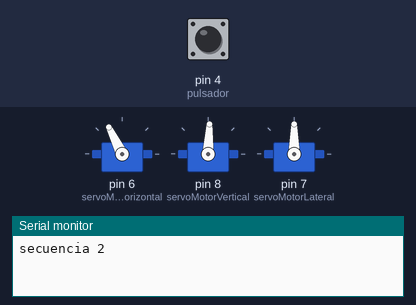
Bench run of a sketch on a simulated Arduino Uno, built with avr-gcc and run on an emulated ATmega328P. Parts: 3 × servo, the last lines printed to the serial monitor. The inputs (shaded band) are chosen by the test bench; at power-on: pin 4 (pulsador) HIGH.

Above: at 1.98 s.
2.3 s: pin 4 (pulsador) pulled LOW for 3.2 s
At 2.6 s:
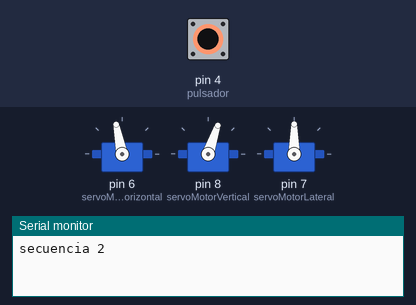
At 10.5 s:
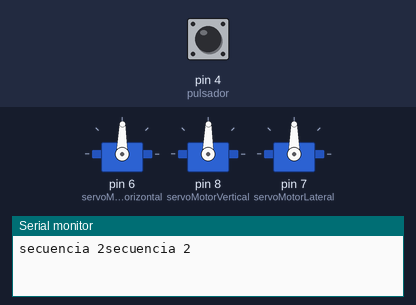
Timing chart, 0 to 12.0 s (numbered marks = the images above; inputs shaded):
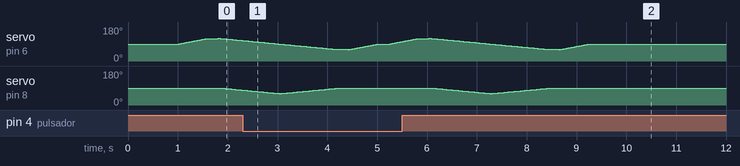

Measured:
- after the input at 2.3 s, servo on pin 6 (servoMotorHorizontal): goes on until 9.2 s, then stays 89°; servo on pin 8 (servoMotorVertical): goes on until 8.4 s, then stays 89°
- by itself, servo on pin 6 (servoMotorHorizontal): rises from 90° to 120° in 0.78 s, then falls to 108° in 0.48 s

The sketch:

soft1.ino
```cpp
#include <Servo.h>


// Declaramos la variable para controlar el servo
Servo servoMotorHorizontal;
Servo servoMotorVertical;
Servo servoMotorLateral;


int inicial;
int fin;
int frecuencia;
int intervalo;
int derecha;
int izquierda;
int actualH;
int actualV;
int actualL;


const int pulsador = 4; // Entrada digital para el pulsador
const int tiempoAntirrebote = 10; // tiempo en ms para evitar el rebote

int cuenta = 1;
int estadoBoton;
int estadoBotonAnterior;

void inicializar(int i, Servo s){
  s.write(i);
}


int mover(int a ,int i, int f, Servo s, int fr){
  int actual = a;
  while(actual < f and cuenta==1){
    s.write(actual);
    delay(fr);
    actual = actual + derecha;
  }
  delay(intervalo);

  while(actual > i and cuenta==1){
    s.write(actual);
    delay(fr);
    actual = actual + izquierda;
  }
  delay(intervalo);
  return actual;
}

void moverPares(int ah,int av,int frec, int inter){

  int actualHorizontal = ah;
  int actualVertical = av;
  frecuencia = frec;
  intervalo = inter;

  while(actualHorizontal < 120 and cuenta==2){
    servoMotorHorizontal.write(actualHorizontal);
    delay(frecuencia);
    actualHorizontal = actualHorizontal + 1;
  }
  delay(intervalo);

  while(actualHorizontal > 60 and cuenta==2){
    servoMotorHorizontal.write(actualHorizontal);
    delay(frecuencia);
    actualHorizontal = actualHorizontal - 1;
    if(actualHorizontal <=120 and actualHorizontal >= 90){
      servoMotorVertical.write(actualVertical);
      delay(frecuencia);
      actualVertical= actualVertical - 1;
    }
    else if( actualHorizontal <90 and cuenta==2){
      servoMotorVertical.write(actualVertical);
      delay(frecuencia);
      actualVertical= actualVertical + 1;
    }
  }
  delay(intervalo);
  while(actualHorizontal < 90 ){
    servoMotorHorizontal.write(actualHorizontal);
    delay(frecuencia);
    actualHorizontal = actualHorizontal + 1;
  }
  delay(intervalo);
}

boolean antirrebote(int pin)
  {
    int contador = 0;
    boolean estado;
    boolean estadoAnterior;

    do
    {
      estado = digitalRead(pin);
      if(estado != estadoAnterior)
      {
        contador = 0;
        estadoAnterior = estado;
      }
      else
      {
        contador = contador+ 1;
      }
      delay(1);
    } while(contador < tiempoAntirrebote);

    return estado;
  }

void setup() {
  // Iniciamos el monitor serie para mostrar el resultado
  Serial.begin(9600);
  inicial = 60;
  fin = 120;
  frecuencia = 50;
  intervalo = 1000;
  derecha = +1;
  izquierda = -2;
  actualH = 90;
  actualV = 90;
  actualL = 90;
  // Iniciamos el servo para que empiece a trabajar con el pin 9
  servoMotorHorizontal.attach(6);
  servoMotorVertical.attach(8);
  servoMotorLateral.attach(7);
  pinMode(pulsador, INPUT); // PIN digital del pulsador como entrada

  inicializar(actualH, servoMotorHorizontal);
  delay(500);
  inicializar(actualV, servoMotorVertical);
  delay(500);
  inicializar(actualL, servoMotorLateral);

  }

void loop() {

  estadoBoton = digitalRead(pulsador);

    if(estadoBoton != estadoBotonAnterior)
    {
      if(antirrebote(pulsador))
      {
        if(cuenta == 3){
          cuenta = 1;
        }
        else{
          cuenta++;
        }
      }
    }

     if(cuenta == 1){
           actualH = mover(actualH, 60, 120, servoMotorHorizontal, frecuencia);
           actualV = mover(actualV, 80,90, servoMotorVertical, frecuencia);
           actualL = mover(actualL, 80, 90, servoMotorLateral, frecuencia);
           actualL = mover(actualL, 90, 100, servoMotorLateral, frecuencia);
          Serial.print("secuencia 1");
        }
    if(cuenta == 2){
           Serial.print("secuencia 2");
          moverPares(90,90,20,200);
        }


    delay(10);
    estadoBotonAnterior = estadoBoton;

}
```
